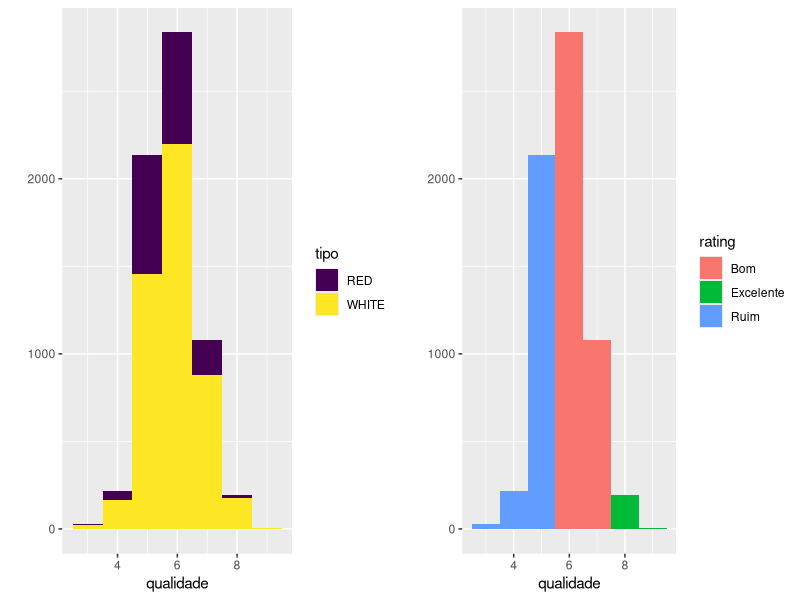
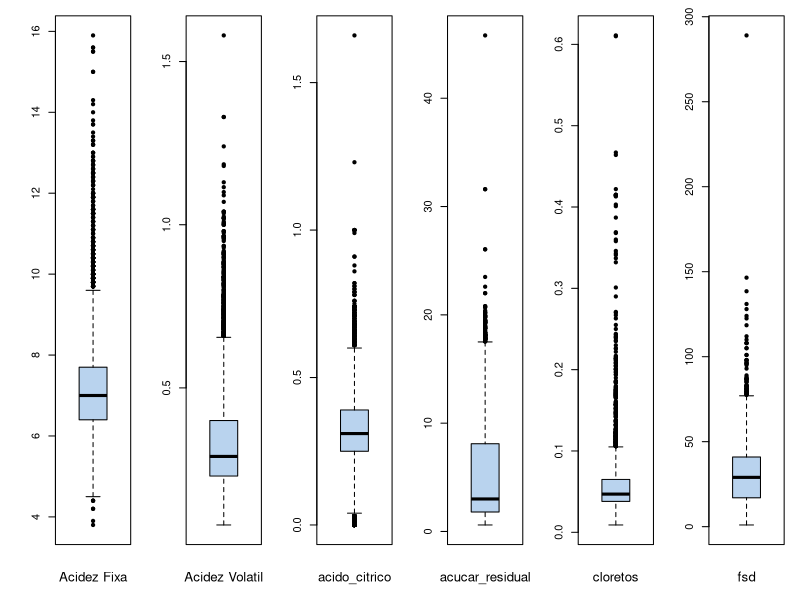
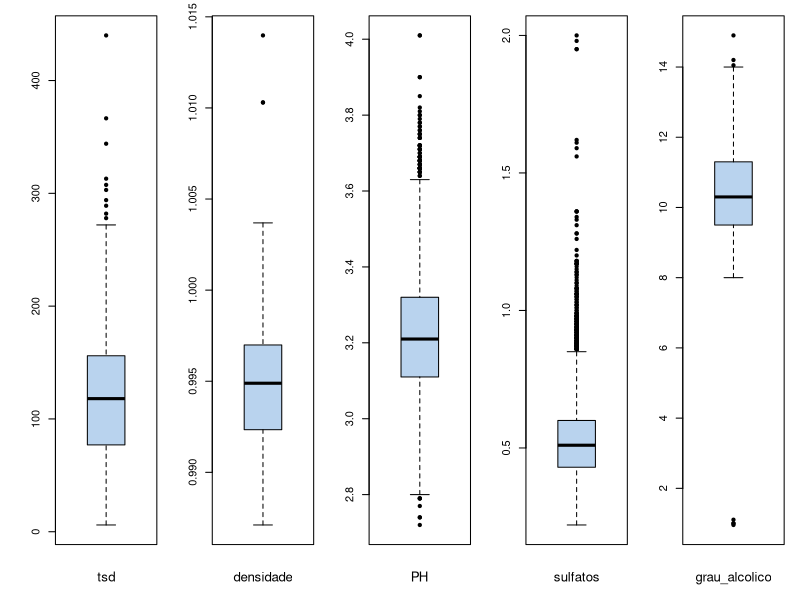
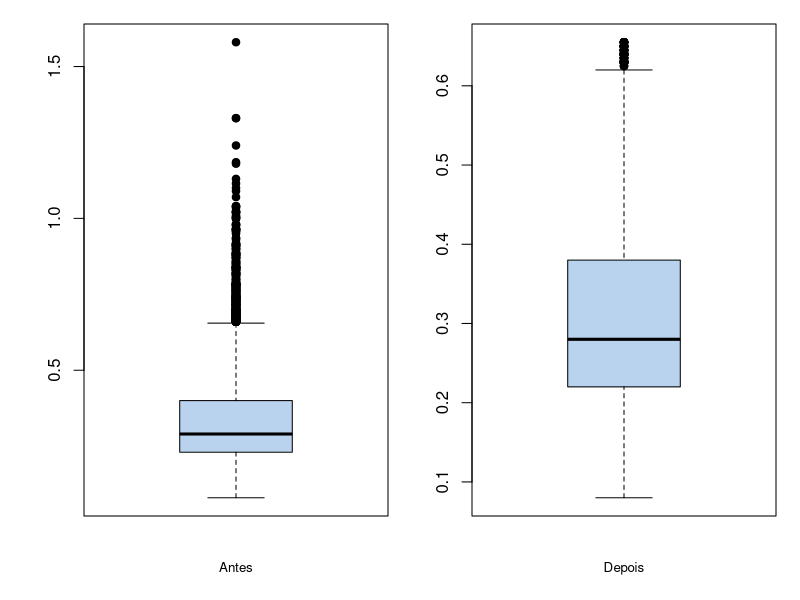
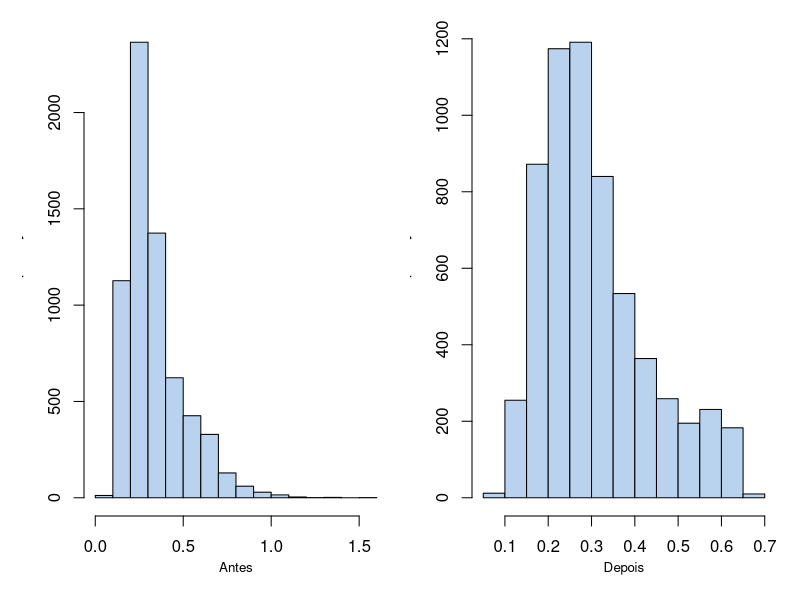
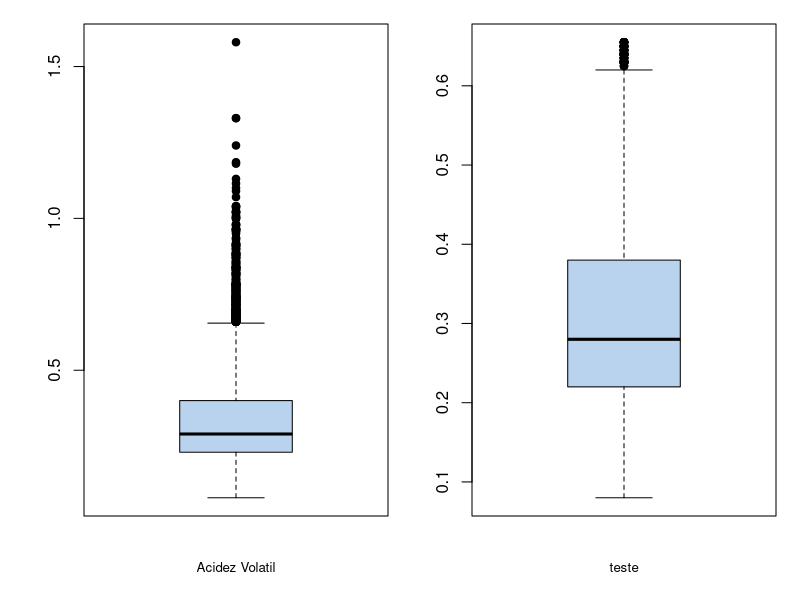

R code for these plots, in order:
## ---- chunk 1

#ignorando alertas para não poluir a exibição do markdwon
options(warn =-1)

#lista de pacotes que iremos utilizar no projeto
Pacotes_Necessarios <- c("ggplot2","readr","dplyr", "corrgram","corrplot", "plotly","skimr","gridExtra","GGally")

#com base nos pacotes instalados crio uma variavel somente com os pacotes que não temos ainda para realizar a instalação 
#dos pacotes que de fato não possuimos
PacotesNovos <- Pacotes_Necessarios[!(Pacotes_Necessarios %in% installed.packages()[,"Package"])]
if(length(PacotesNovos)){ install.packages(PacotesNovos)} else {print("Todos os Pacotes Estão Instalados")}

## ---- chunk 2
lapply(Pacotes_Necessarios, require, character.only = TRUE)
## ---- chunk 3

#Criando uma variável nome_colunas que receberá os nomes das colunas que normalizaremos a fim de facilitar o resto da análise
nome_colunas <- c("id","acidez_fixa","acidez_volatil","acido_citrico","acucar_residual","cloretos", "fsd", "tsd","densidade","PH", "sulfatos","grau_alcolico","qualidade","tipo")

#uso da biblioteca readr é para obter uma performance de carga melhor que a lib padrão do R
#e escolhemos o read_csv2 justamente pelo fato do arquivo estar separado por ; ao invés de ,
#o separador decimal também não é o . que é convencional e este comando ja os converte facilmente
#skip = 1 para ignorar o cabecalho que mudamos para melhor entendimento
vinhos <- read_csv2("./DataSets/BaseWine_Red_e_White.csv" ,col_names = nome_colunas, skip = 1)


## ---- chunk 4

#converte tipo paara fator
vinhos$tipo <- factor(vinhos$tipo, ordered = T)

#Criando uma coluna de Ranking para dizer o quão bom é o vinho
vinhos$rating <- factor(ifelse(vinhos$qualidade <= 5, 'Ruim', ifelse(vinhos$qualidade <= 7, 'Bom', 'Excelente')))

## ---- chunk 5

attach(vinhos)

## ---- chunk 6
#demonstrando as quantidades de dimensoes de ambos datasets

dim(vinhos)
skim(vinhos)
str(vinhos)
head (vinhos,3)

## ---- chunk 7

grafico_1 <- qplot(qualidade, data = vinhos, fill = tipo, binwidth = 1)  
grafico_2 <- qplot(qualidade, data = vinhos, fill = rating, binwidth = 1) 

grid.arrange(grafico_1, grafico_2, ncol=2)

## ---- chunk 8

par(mfrow=c(1,6), oma = c(1,1,0,0) + 0.1,  mar = c(3,3,1,1) + 0.1)
  boxplot(acidez_fixa, col="slategray2", pch=19)
  mtext("Acidez Fixa" , cex=0.8, side=1, line=2)
  boxplot(acidez_volatil, col="slategray2", pch=19)
  mtext("Acidez Volatil", cex=0.8, side=1, line=2)
  boxplot(acido_citrico, col="slategray2", pch=19)
  mtext("acido_citrico", cex=0.8, side=1, line=2)
  boxplot(acucar_residual, col="slategray2", pch=19)
  mtext("acucar_residual", cex=0.8, side=1, line=2)
  boxplot(cloretos, col="slategray2", pch=19)
  mtext("cloretos", cex=0.8, side=1, line=2)
  boxplot(fsd, col="slategray2", pch=19)
  mtext("fsd", cex=0.8, side=1, line=2)
  
  

## ---- chunk 9

par(mfrow=c(1,5), oma = c(1,1,0,0) + 0.1,  mar = c(3,3,1,1) + 0.1)
  boxplot(tsd, col="slategray2", pch=19)
  mtext("tsd" , cex=0.8, side=1, line=2)
  boxplot(densidade, col="slategray2", pch=19)
  mtext("densidade", cex=0.8, side=1, line=2)
  boxplot(PH, col="slategray2", pch=19)
  mtext("PH", cex=0.8, side=1, line=2)
  boxplot(sulfatos, col="slategray2", pch=19)
  mtext("sulfatos", cex=0.8, side=1, line=2)
  boxplot(grau_alcolico, col="slategray2", pch=19)
  mtext("grau_alcolico", cex=0.8, side=1, line=2)
  
## ---- chunk 10

  skim(acidez_volatil)

  #dado p25(Q1) = 0.23 e p75(Q3) = 0.4 temos:
  IQR_Acidez_Volatil =0.4 -0.23
  
  #como resultado temos 1.3 
  #com isso podemos definir os limites superior e inferior do range
  LS_Acidez_Volatil = 0.4 +1.5 * IQR_Acidez_Volatil
  LI_Acidez_Volatil = 0.23 -(1.5 * IQR_Acidez_Volatil)
  
  #temos um limite superior de -0.025 e inferior de 0.655 onde as observações acima ou abaixo desses fatores serão consideradas outilers
  #com base nos limites encontrados farei um sub set do conjunto origi nal de dados levando em consideracao os limites encontrados
  Vinhos_Normalizado <-filter(vinhos, acidez_volatil >= LI_Acidez_Volatil & acidez_volatil <= LS_Acidez_Volatil)
  
  #comparando os resultados
  par(mfrow=c(1,2), oma = c(1,1,0,0) + 0.1,  mar = c(3,3,1,1) + 0.1)
    boxplot(acidez_volatil, col="slategray2", pch=19)
    mtext("Antes" , cex=0.8, side=1, line=2)
    boxplot(Vinhos_Normalizado$acidez_volatil, col="slategray2", pch=19)
    mtext("Depois" , cex=0.8, side=1, line=2)

  
## ---- chunk 11

  #comparando os resultados
  par(mfrow=c(1,2), oma = c(1,1,0,0) + 0.1,  mar = c(3,3,1,1) + 0.1)
    hist(acidez_volatil, col="slategray2", main = "")
    mtext("Antes" , cex=0.8, side=1, line=2)
    hist(Vinhos_Normalizado$acidez_volatil, col="slategray2", main = "")
    mtext("Depois" , cex=0.8, side=1, line=2)

## ---- chunk 12

#criando uma funcao para remover os outliers das colunas 
remove_outliers <- function(x, na.rm = TRUE, ...) {
  qnt <- quantile(x, probs=c(.25, .75), na.rm = na.rm, ...)
  H <- 1.5 * IQR(x, na.rm = na.rm)
  y <- x
  y[x < (qnt[1] - H)] <- NA
  y[x > (qnt[2] + H)] <- NA
  y
}

vinhos$acidez_fixa <- remove_outliers(acidez_fixa, T)
teste <- remove_outliers(acidez_volatil)
vinhos$acido_citrico <- remove_outliers(acido_citrico, T)
vinhos$acucar_residual <- remove_outliers(acucar_residual, T)
vinhos$cloretos <- remove_outliers(cloretos, T)
vinhos$fsd <- remove_outliers(fsd, T)
vinhos$tsd <- remove_outliers(tsd, T)
vinhos$densidade <- remove_outliers(densidade, T)
vinhos$PH <- remove_outliers(PH, T)
vinhos$sulfatos <- remove_outliers(sulfatos, T)
vinhos$grau_alcolico <- remove_outliers(grau_alcolico, T)
vinhos$qualidade <- remove_outliers(qualidade, T)

## ---- chunk 13

par(mfrow=c(1,2), oma = c(1,1,0,0) + 0.1,  mar = c(3,3,1,1) + 0.1)
  boxplot(acidez_volatil, col="slategray2", pch=19)
  mtext("Acidez Volatil", cex=0.8, side=1, line=2)
  boxplot(teste, col="slategray2", pch=19)
  mtext("teste", cex=0.8, side=1, line=2)
  
  
  
